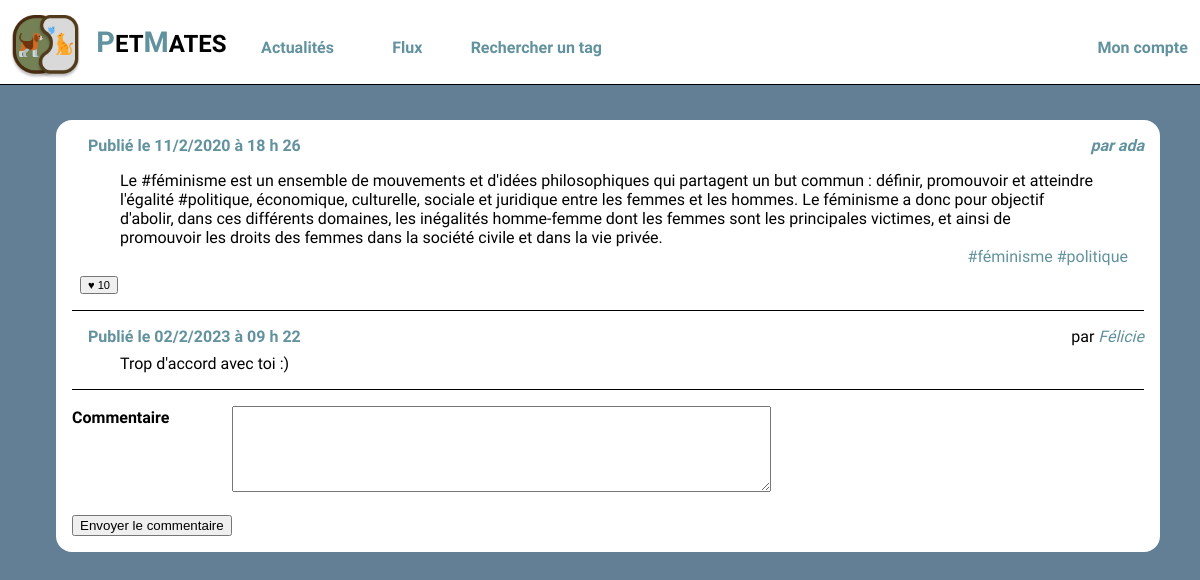
The app's page /feed.php?user_id=2 (signed in), older data.
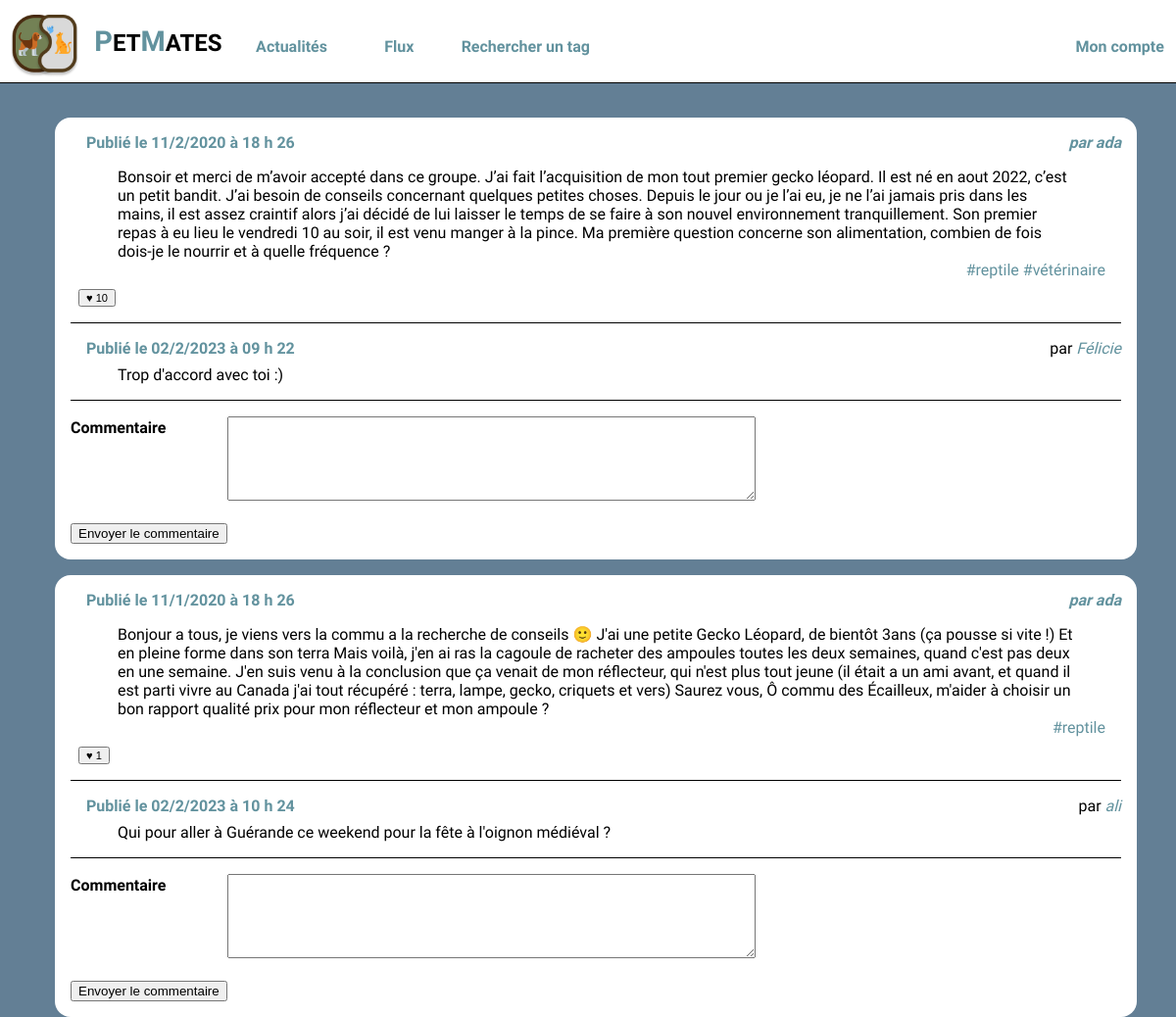
The same page, newer data.
### tables this page shows
CREATE TABLE `posts` (
  `id` int(10) UNSIGNED NOT NULL,
  `user_id` int(10) UNSIGNED NOT NULL,
  `content` text NOT NULL,
  `created` datetime NOT NULL,
  `parent_id` int(10) UNSIGNED DEFAULT NULL
);

CREATE TABLE `users` (
  `id` int(10) UNSIGNED NOT NULL,
  `email` varchar(255) NOT NULL,
  `password` varchar(255) NOT NULL,
  `alias` varchar(255) NOT NULL
);

CREATE TABLE `comments` (
  `id` int(10) NOT NULL,
  `id_post` int(11) UNSIGNED NOT NULL,
  `content` varchar(300) NOT NULL,
  `user_id` int(10) UNSIGNED NOT NULL,
  `created` datetime NOT NULL
);

### feed.php (the view, shortened to what the changed rows need)
<!doctype html>
<html lang="fr">
<head>
    <?php include_once('headmeta.php'); ?>
</head>
<body>
    <?php include_once('header.php'); ?>
    <?php include('connexion.php'); ?>
    <div id="wrapper">
            <?php
            $userId = intval($_GET['user_id']);
            ?>
        <main>
            <?php
            $laQuestionEnSql = "
                    SELECT posts.content,
                    posts.created,
                    posts.id,
                    posts.user_id,
                    users.alias as author_name,
                    count(likes.id) as like_number,
                    GROUP_CONCAT(DISTINCT tags.label) AS taglist
                    FROM followers
                    JOIN users ON users.id=followers.followed_user_id
                    JOIN posts ON posts.user_id=users.id
                    LEFT JOIN posts_tags ON posts.id = posts_tags.post_id
                    LEFT JOIN tags       ON posts_tags.tag_id  = tags.id
                    LEFT JOIN likes      ON likes.post_id  = posts.id
                    WHERE followers.following_user_id='$userId'
                    GROUP BY posts.id
                    ORDER BY posts.created DESC
                    ";
            $lesInformations = $mysqli->query($laQuestionEnSql);
            while ($post = $lesInformations->fetch_assoc()) {
                $idDuPost = $post['id'];
                ?>
                <article>
                    <h3>
                        <time>
                            <?php
                            $stringDate = $post['created'];
                            $dateJourTiret = substr($stringDate, 0, 9);
                            $heureTiret = substr($stringDate, 11, -1);
                            list($year, $day, $month) = explode("-",$dateJourTiret);
                            list($hour, $minuts, $seconds) = explode(":", $heureTiret);
                            ?>
                            Publié le <?php echo $day."/".$month."/".$year ?> à <?php echo $hour ?> h <?php echo $minuts ?>
                        </time>
                    </h3>
                    <address>par <a href="wall.php?user_id=<?php echo $post['user_id'] ?>"><?php echo $post['author_name'] ?></a></address>
                    <div>
                        <p>
                            <?php echo $post['content'] ?>
                        </p>
                    </div>
                    <div class="tags">
                        <?php
                        $laQsurlesLabels = "
                        SELECT tags.label, posts_tags.tag_id
                        FROM tags
                        INNER JOIN posts_tags ON tags.id = posts_tags.tag_id
                        WHERE post_id = $idDuPost";
                        $listsTags = $mysqli->query($laQsurlesLabels);
                        while ($tags = $listsTags->fetch_assoc()) { ?>
                            <a href="tags.php?tag_id=<?php echo $tags['tag_id'] ?>">
                                <?php echo "#" . $tags['label'] ?>
                            </a>
                        <?php
                        } ?>
                    </div>
                    <footer>
                        <form action="" method="post">
                            <button type='submit' name='like' value='<?php echo $idDuPost ?>'>
                                <small>
                                    <div class="likePlace">
                                        ♥
                                        <?php echo $post['like_number'] ?>
                                    </div>
                                </small>
                            </button>
                        </form>
                    </footer>
                    <div id="allcomments">
                        <?php
                        $requeteComment = "SELECT * FROM comments WHERE id_post = '$idDuPost';";
                        $infoComment = $mysqli->query($requeteComment);
                        while ($comment = $infoComment->fetch_assoc()) {
                            $requeteAlias = "SELECT alias FROM users WHERE id=".$comment['user_id'].";";
                            $infoAlias = $mysqli->query($requeteAlias);
                            $alias = $infoAlias->fetch_assoc();
                            ?>
                            <div id="wrappercomment">
                                <div id="begin">
                                    <h3>
                                        <time>
                                            <?php
                                            $stringDate = $comment['created'];
                                            $dateJourTiret = substr($stringDate, 0, 9);
                                            $heureTiret = substr($stringDate, 11, -1);
                                            list($year, $day, $month) = explode("-",$dateJourTiret);
                                            list($hour, $minuts, $seconds) = explode(":", $heureTiret);
                                            ?>
                                            Publié le <?php echo $day."/".$month."/".$year ?> à <?php echo $hour ?> h <?php echo $minuts ?>
                                        </time>
                                    </h3>
                                    <adress>par <a
                                            href="wall.php?user_id=<?php echo $comment['user_id'] ?>"><?php
                                               echo $alias['alias'] ?></a>
                                    </adress>
                                </div>
                                <div>
                                    <p>
                                        <?php echo $comment['content'] ?>
                                    </p>
                                </div>
                            </div>
                        <?php }
                        ?>
                    </div>
                    <form action="" method="post">
                        <dl>
                            <dt><label for='commentaire'>Commentaire</label></dt>
                            <dd><textarea  id="textarea" name='commentaire'></textarea></dd>
                        </dl>
                        <button type='submit' name='postcomment' value='<?php echo $idDuPost ?>'>Envoyer le
                            commentaire</button>
                    </form>
                </article>
            <?php }
            ?>
        </main>
    </div>
</body>
</html>

Row changes from the older to the newer data that the page shows:
changed posts: content "Le #féminisme est un ensemble de mouvements et d'idées philosophiques qui partagent un but commun : définir, promouvoir et atteindre l'égalité #politique, économique, culturelle, sociale et juridique entre les femmes et les hommes. Le féminisme a donc pour objectif d'abolir, dans ces différents domaines, les inégalités homme-femme dont les femmes sont les principales victimes, et ainsi de promouvoir les droits des femmes dans la société civile et dans la vie privée." → "Bonsoir et merci de m’avoir accepté dans ce groupe. J’ai fait l’acquisition de mon tout premier gecko léopard. Il est né en aout 2022, c’est un petit bandit. J’ai besoin de conseils concernant quelques petites choses. Depuis le jour ou je l’ai eu, je ne l’ai jamais pris dans les mains, il est assez craintif alors j’ai décidé de lui laisser le temps de se faire à son nouvel environnement tranquillement. Son premier repas à eu lieu le vendredi 10 au soir, il est venu manger à la pince. Ma première question concerne son alimentation, combien de fois dois-je le nourrir et à quelle fréquence ?"
now on this page (row edited): posts: day "11", month "1", year "2020", hour "18", minuts "26", user.alias "ada", content "Bonjour a tous, je viens vers la commu a la recherche de conseils 🙂 J'ai une petite Gecko Léopard, de bientôt 3ans (ça pousse si vite !) Et en pleine forme dans son terra Mais voilà, j'en ai ras la cagoule de racheter des ampoules toutes les deux semaines, quand c'est pas deux en une semaine. J'en suis venu à la conclusion que ça venait de mon réflecteur, qui n'est plus tout jeune (il était a un ami avant, et quand il est parti vivre au Canada j'ai tout récupéré : terra, lampe, gecko, criquets et vers) Saurez vous, Ô commu des Écailleux, m'aider à choisir un bon rapport qualité prix pour mon réflecteur et mon ampoule ?", label "reptile", $idDuPost 8 (drawn), like_number "1"
now on this page (row unchanged): comments: day "02", month "2", year "2023", hour "10", minuts "24", user.alias "ali", content "Qui pour aller à Guérande ce weekend pour la fête à l'oignon médiéval ?", shown under "11"
Text that changed along with them:
new list line: "# reptile"
new list line: "# vétérinaire"
list line gone: "# féminisme"
list line gone: "# politique"
